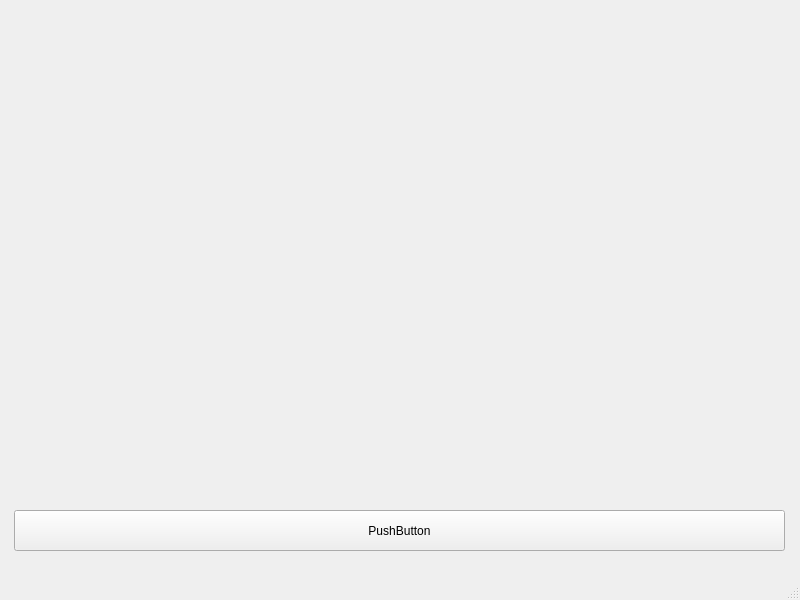
<?xml version="1.0" encoding="UTF-8"?>
<ui version="4.0">
 <class>MainWindow</class>
 <widget class="QMainWindow" name="MainWindow">
  <property name="geometry">
   <rect>
    <x>0</x>
    <y>0</y>
    <width>800</width>
    <height>600</height>
   </rect>
  </property>
  <property name="windowTitle">
   <string>MainWindow</string>
  </property>
  <widget class="QWidget" name="centralwidget">
   <widget class="QPushButton" name="pushButton">
    <property name="geometry">
     <rect>
      <x>14</x>
      <y>510</y>
      <width>771</width>
      <height>41</height>
     </rect>
    </property>
    <property name="text">
     <string>PushButton</string>
    </property>
   </widget>
  </widget>
  <widget class="QMenuBar" name="menubar">
   <property name="geometry">
    <rect>
     <x>0</x>
     <y>0</y>
     <width>800</width>
     <height>21</height>
    </rect>
   </property>
  </widget>
  <widget class="QStatusBar" name="statusbar"/>
 </widget>
 <resources/>
 <connections/>
</ui>
